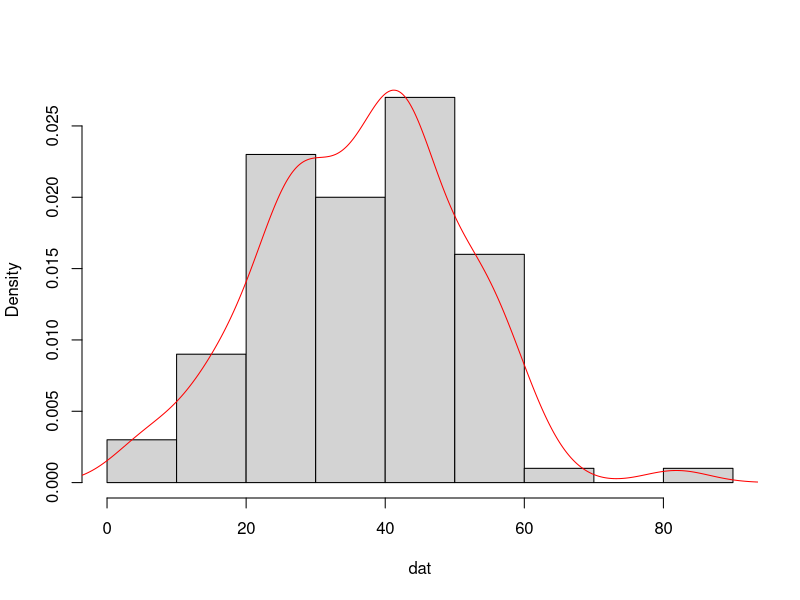
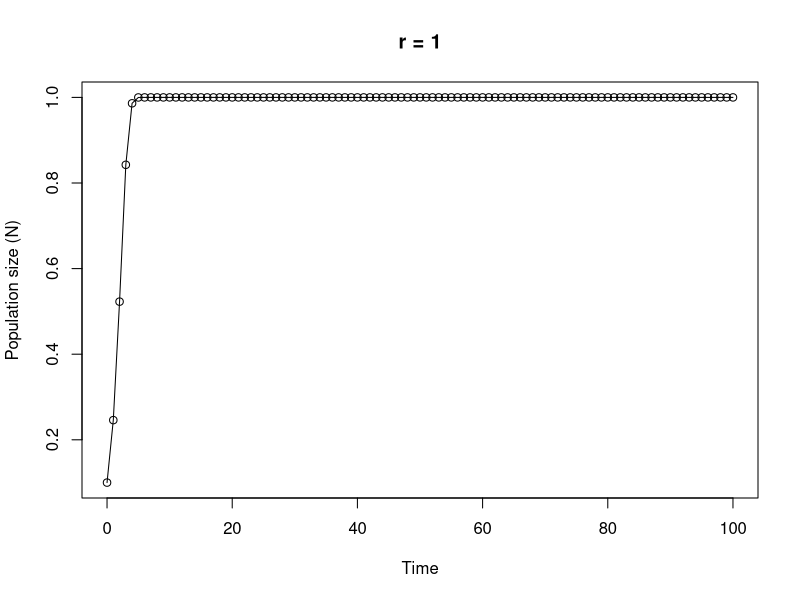

The R source for these figures, in order:
## ----Q1, results = 'asis'-------------------------------------------------------------------------------------------------------------------------

# area of a circle
# the equation to calculate the area of a circle is pi * radius^2

circle.area <- function(d){ 
	pi * (d/2)^2
}

# to use your new function

circle.area(10)
# [1] 78.53982

# to test on a vector of diameters
# first create a vector with diameters ranging from 0 to 50 in steps of 10

cir.diam <- seq(from = 0, to = 50, by = 10)

# test your function

circle.area(cir.diam)
# [1]    0.00000   78.53982  314.15927  706.85835 1256.63706 1963.49541


## ----Q2, tidy = TRUE------------------------------------------------------------------------------------------------------------------------------

far.cent <- function(a){
	val <- (a-32)*5/9
	print(paste("Fahrenheit: ", round(a, digits = 3), "oF",sep = " "), quote = FALSE)# round 3dp
	print(paste("Centigrade: ", round(val, digits = 3), "oC", sep = " "), quote = FALSE)# round 3dp
}

# alternative Fahrenheit to centigrade using cat function

far.cent2 <- function(a){
	val <- (a - 32) * 5/9	#calculation
	cat("Fahrenheit: ", round(a, digits = 3), "oF", "\n")   # use cat function
	cat("Centigrade: ", round(val, digits = 3), "oC", "\n")   
}



## ----Q3-------------------------------------------------------------------------------------------------------------------------------------------

# Create a vector of normally distributed data
# length 100, mean 35 and standard deviation of 29

vals <- rnorm(100, 35, 15)	# create some norm dist data mean 35, sd = 15

summary.fun <- function(dat){
	mymean <- round(mean(dat), digits = 4)      	# calc mean
	mymedian <- round(median(dat), digits = 4)    # calc median
	mymin <- round(min(dat), digits = 4)          # calc min
	mymax <- round(max(dat), digits = 4)          # calc max
	print(paste("mean:", mymean, sep = " "), quote = FALSE)     # print mean
	print(paste("median:", mymedian, sep = " "), quote = FALSE)     # print median
	print(paste("range:", "from:", mymin, "to", mymax, sep = " "), quote = FALSE) 
	dens <- density(dat)                          # estimate density curve
	hist(dat, main = "",type = "l",freq = FALSE)  # plot histogram
	lines(dens, lty = 1, col = "red")             # plot density curve
}

# use the function
summary.fun(vals)


## ----Q4-------------------------------------------------------------------------------------------------------------------------------------------

# calculate a median

ourmedian <- function(x){
	n <- length(x)
	if (n %% 2 == 1)      # odd numbers
	  sort(x)[(n + 1)/2]  # find the middle number by adding 1 to length and div 2
	else {                # even numbers
	  middletwo <- sort(x)[(n/2) + 0:1]   #find the two middle numbers
	  mean(middletwo)
	  }
}

# use the function
mydat <- sample(1:50, size = 10, replace = TRUE )

# our function
ourmedian(mydat)

# R median function
median(mydat)


## ----Q5, tidy = TRUE------------------------------------------------------------------------------------------------------------------------------

# function to simulate Ricker model

Ricker.model <- function(nzero, r, time, K=1){     # sets initial parameters
  N <- numeric(time + 1)    # creates a real vector of length time+1 to store values of Nt+1
  N[1] <- nzero             # sets initial population size in first element of N
  for (i in 1:time) {				# loops over time
      N[i+1] <- N[i]*exp(r*(1 - N[i]/K))    
  }
  Time <- 0:time   					 # creates vector for x axis
  plot(Time, N, type = "o", xlim = c(0, time), xlab = "Time", ylab = "Population size (N)", main = paste("r =", r, sep=" "))   # plots     output
}

# To run
# play around with the different parameters, especially r
Ricker.model(nzero=0.1,r=1,time=100)
